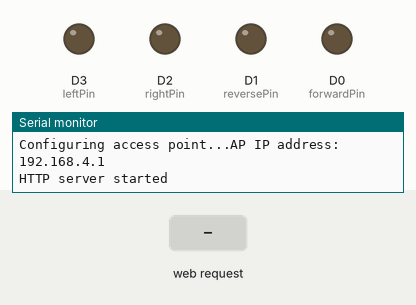
A sketch run on a simulated ESP8266 (NodeMCU). On the bench: output pins drawn as LEDs (lit = HIGH), the last lines printed to the serial monitor. The inputs (shaded band) are chosen by the test bench.

Above: at 2.2 s.
2.3 s: HTTP request GET /forward received
At 2.6 s:
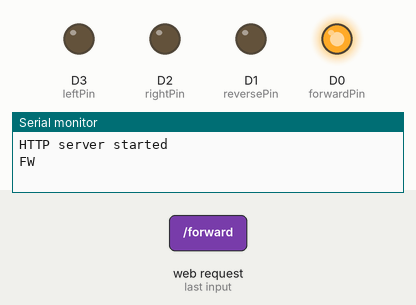
3.8 s: HTTP request GET /backward received
At 5.0 s:
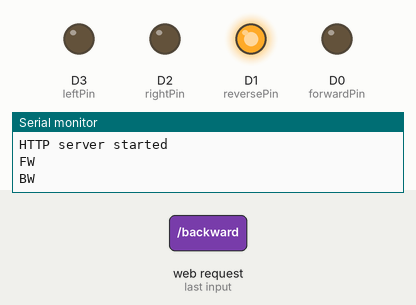
5.3 s: HTTP request GET /left received
At 6.1 s:
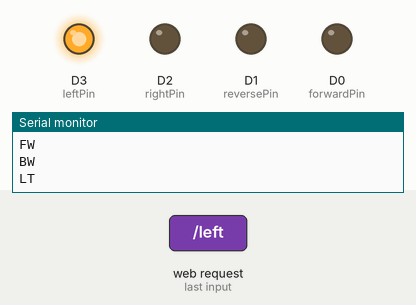
6.8 s: HTTP request GET /right received
At 7.2 s:
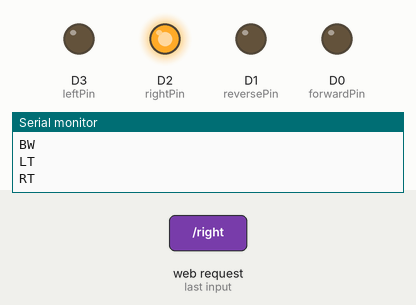
Timing chart, 0 to 9.3 s (numbered marks = the images above; inputs shaded):
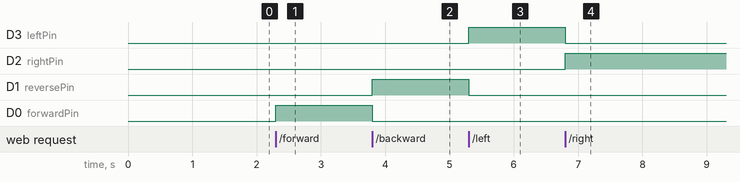

Measured:
- after the input at 2.3 s, D0 (forwardPin): LOW → HIGH at once
- after the input at 3.8 s, D1 (reversePin): LOW → HIGH at once; D0 (forwardPin): HIGH → LOW at once
- after the input at 5.3 s, D3 (leftPin): LOW → HIGH at once; D1 (reversePin): HIGH → LOW at once
- after the input at 6.8 s, D3 (leftPin): HIGH → LOW at once; D2 (rightPin): LOW → HIGH at once

The sketch:

SnakeNode.ino
```cpp
#include <ESP8266WiFi.h>
#include <WiFiClient.h>
#include <ESP8266WebServer.h>

/* Set these to your desired credentials. */
const char *ssid = "ESPap";
const char *password = "thereisnospoon";

ESP8266WebServer server(80);

int forwardPin = D0;  // Remote control movement pins
int reversePin = D1;
int rightPin = D2;
int leftPin = D3;

/* Just a little test message.  Go to http://192.168.4.1 in a web browser
 * connected to this access point to see it.
 */
void handleRoot() {
	server.send(200, "text/html", "<h1>You are connected</h1>");
}
void fw() {
  digitalWrite(forwardPin, HIGH);
  digitalWrite(reversePin, LOW);
  digitalWrite(rightPin, LOW);
  digitalWrite(leftPin, LOW);
  Serial.println("FW");
  server.send(200, "text/html", "<h1>You are connected</h1>");
}
void bw() {
  digitalWrite(forwardPin, LOW);
  digitalWrite(reversePin, HIGH);
  digitalWrite(rightPin, LOW);
  digitalWrite(leftPin, LOW);
  Serial.println("BW");
  server.send(200, "text/html", "<h1>You are connected</h1>");
}
void lt() {
  digitalWrite(forwardPin, LOW);
  digitalWrite(reversePin, LOW);
  digitalWrite(rightPin, LOW);
  digitalWrite(leftPin, HIGH);
  Serial.println("LT");
  server.send(200, "text/html", "<h1>You are connected</h1>");
}
void rt() {
  digitalWrite(forwardPin, LOW);
  digitalWrite(reversePin, LOW);
  digitalWrite(rightPin, HIGH);
  digitalWrite(leftPin, LOW);
  Serial.println("RT");
  server.send(200, "text/html", "<h1>You are connected</h1>");
}
void st() {
  digitalWrite(forwardPin, LOW);
  digitalWrite(reversePin, LOW);
  digitalWrite(rightPin, LOW);
  digitalWrite(leftPin, LOW);
  Serial.println("ST");
  server.send(200, "text/html", "<h1>You are connected</h1>");
}

void setup() {

	delay(1000);
	Serial.begin(9600);
	Serial.println();
	Serial.print("Configuring access point...");
	WiFi.softAP(ssid, password);

	IPAddress myIP = WiFi.softAPIP();
	Serial.print("AP IP address: ");
	Serial.println(myIP);
	server.on("/", handleRoot);
  server.on("/forward", fw);
  server.on("/backward", bw);
  server.on("/left", lt);
  server.on("/right", rt);
  server.on("/stop", st);
	server.begin();
	Serial.println("HTTP server started");

  // Set movement pins as outputs
  pinMode(forwardPin, OUTPUT);
  pinMode(reversePin, OUTPUT);
  pinMode(rightPin, OUTPUT);
  pinMode(leftPin, OUTPUT);

// Set movement pins to low
  digitalWrite(forwardPin, LOW);
  digitalWrite(reversePin, LOW);
  digitalWrite(rightPin, LOW);
  digitalWrite(leftPin, LOW);
}

void loop() {
	server.handleClient();
}
```
